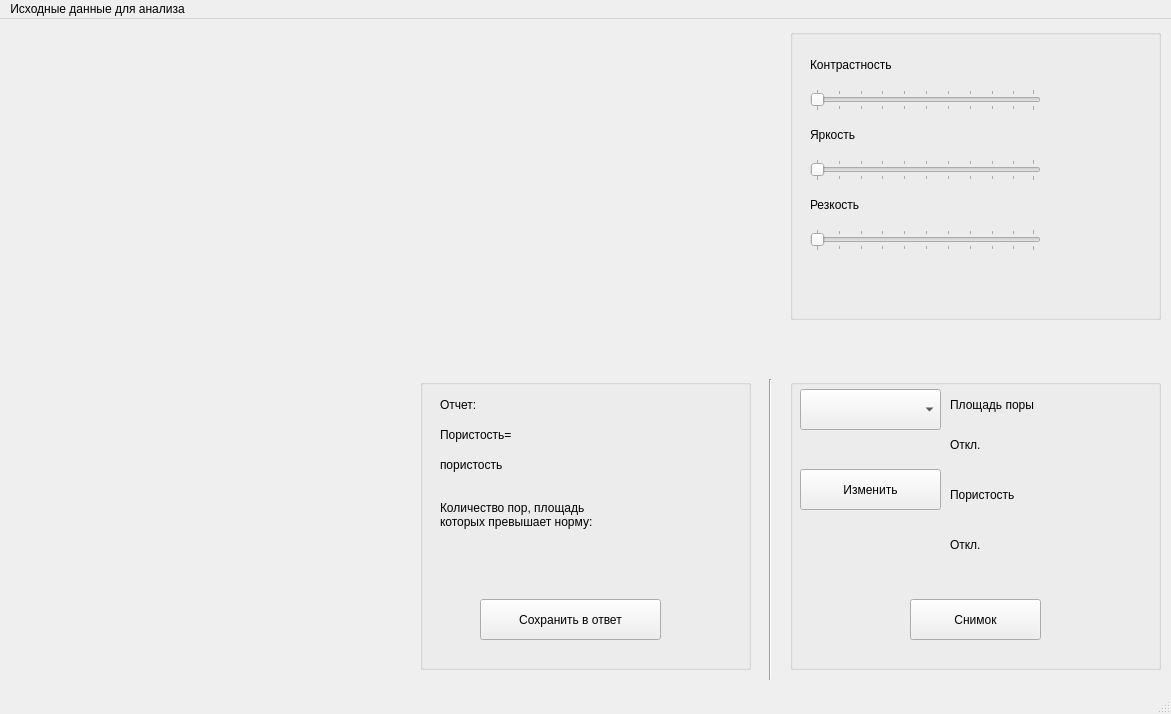
<?xml version="1.0" encoding="UTF-8"?>
<ui version="4.0">
 <class>MainWindow</class>
 <widget class="QMainWindow" name="MainWindow">
  <property name="geometry">
   <rect>
    <x>0</x>
    <y>0</y>
    <width>1171</width>
    <height>714</height>
   </rect>
  </property>
  <property name="windowTitle">
   <string>Quality porous material</string>
  </property>
  <widget class="QWidget" name="centralwidget">
   <widget class="Line" name="line">
    <property name="geometry">
     <rect>
      <x>760</x>
      <y>360</y>
      <width>20</width>
      <height>301</height>
     </rect>
    </property>
    <property name="orientation">
     <enum>Qt::Vertical</enum>
    </property>
   </widget>
   <widget class="QLabel" name="porous_frame">
    <property name="geometry">
     <rect>
      <x>40</x>
      <y>360</y>
      <width>341</width>
      <height>291</height>
     </rect>
    </property>
    <property name="frameShape">
     <enum>QFrame::NoFrame</enum>
    </property>
    <property name="text">
     <string/>
    </property>
   </widget>
   <widget class="QGroupBox" name="groupBox">
    <property name="geometry">
     <rect>
      <x>420</x>
      <y>360</y>
      <width>331</width>
      <height>291</height>
     </rect>
    </property>
    <property name="title">
     <string/>
    </property>
    <widget class="QLabel" name="label_pore_number">
     <property name="geometry">
      <rect>
       <x>170</x>
       <y>120</y>
       <width>121</width>
       <height>41</height>
      </rect>
     </property>
     <property name="palette">
      <palette>
       <active>
        <colorrole role="Text">
         <brush brushstyle="SolidPattern">
          <color alpha="255">
           <red>39</red>
           <green>198</green>
           <blue>39</blue>
          </color>
         </brush>
        </colorrole>
       </active>
       <inactive>
        <colorrole role="Text">
         <brush brushstyle="SolidPattern">
          <color alpha="255">
           <red>39</red>
           <green>198</green>
           <blue>39</blue>
          </color>
         </brush>
        </colorrole>
       </inactive>
       <disabled>
        <colorrole role="Text">
         <brush brushstyle="SolidPattern">
          <color alpha="255">
           <red>120</red>
           <green>120</green>
           <blue>120</blue>
          </color>
         </brush>
        </colorrole>
       </disabled>
      </palette>
     </property>
     <property name="font">
      <font>
       <pointsize>10</pointsize>
       <weight>50</weight>
       <bold>false</bold>
      </font>
     </property>
     <property name="text">
      <string/>
     </property>
    </widget>
    <widget class="QPushButton" name="btnSaveToReport">
     <property name="geometry">
      <rect>
       <x>60</x>
       <y>220</y>
       <width>181</width>
       <height>41</height>
      </rect>
     </property>
     <property name="text">
      <string>Сохранить в ответ</string>
     </property>
    </widget>
    <widget class="QLabel" name="label_13">
     <property name="geometry">
      <rect>
       <x>20</x>
       <y>10</y>
       <width>91</width>
       <height>31</height>
      </rect>
     </property>
     <property name="text">
      <string>Отчет:</string>
     </property>
    </widget>
    <widget class="QLabel" name="label_14">
     <property name="geometry">
      <rect>
       <x>20</x>
       <y>40</y>
       <width>131</width>
       <height>31</height>
      </rect>
     </property>
     <property name="text">
      <string>Пористость=</string>
     </property>
    </widget>
    <widget class="QLabel" name="label_15">
     <property name="geometry">
      <rect>
       <x>20</x>
       <y>70</y>
       <width>131</width>
       <height>31</height>
      </rect>
     </property>
     <property name="text">
      <string>пористость</string>
     </property>
    </widget>
    <widget class="QLabel" name="label_10">
     <property name="geometry">
      <rect>
       <x>20</x>
       <y>100</y>
       <width>161</width>
       <height>71</height>
      </rect>
     </property>
     <property name="text">
      <string>Количество пор, площадь которых превышает норму:</string>
     </property>
     <property name="scaledContents">
      <bool>false</bool>
     </property>
     <property name="wordWrap">
      <bool>true</bool>
     </property>
    </widget>
    <widget class="QLabel" name="label_porous_report">
     <property name="geometry">
      <rect>
       <x>80</x>
       <y>30</y>
       <width>141</width>
       <height>21</height>
      </rect>
     </property>
     <property name="font">
      <font>
       <pointsize>10</pointsize>
      </font>
     </property>
     <property name="text">
      <string/>
     </property>
    </widget>
    <widget class="QLabel" name="label_porous_norm">
     <property name="geometry">
      <rect>
       <x>90</x>
       <y>39</y>
       <width>131</width>
       <height>31</height>
      </rect>
     </property>
     <property name="font">
      <font>
       <pointsize>10</pointsize>
      </font>
     </property>
     <property name="text">
      <string/>
     </property>
    </widget>
   </widget>
   <widget class="QGroupBox" name="groupBox_2">
    <property name="geometry">
     <rect>
      <x>790</x>
      <y>360</y>
      <width>371</width>
      <height>291</height>
     </rect>
    </property>
    <property name="title">
     <string/>
    </property>
    <widget class="QLabel" name="label_pore_area">
     <property name="geometry">
      <rect>
       <x>270</x>
       <y>10</y>
       <width>81</width>
       <height>31</height>
      </rect>
     </property>
     <property name="font">
      <font>
       <pointsize>10</pointsize>
      </font>
     </property>
     <property name="text">
      <string/>
     </property>
    </widget>
    <widget class="QLabel" name="label_porous">
     <property name="geometry">
      <rect>
       <x>280</x>
       <y>150</y>
       <width>91</width>
       <height>31</height>
      </rect>
     </property>
     <property name="font">
      <font>
       <pointsize>10</pointsize>
      </font>
     </property>
     <property name="text">
      <string/>
     </property>
    </widget>
    <widget class="QLabel" name="label_pore_area_std">
     <property name="geometry">
      <rect>
       <x>270</x>
       <y>50</y>
       <width>81</width>
       <height>31</height>
      </rect>
     </property>
     <property name="font">
      <font>
       <pointsize>10</pointsize>
      </font>
     </property>
     <property name="text">
      <string/>
     </property>
    </widget>
    <widget class="QPushButton" name="btnChange">
     <property name="geometry">
      <rect>
       <x>10</x>
       <y>90</y>
       <width>141</width>
       <height>41</height>
      </rect>
     </property>
     <property name="text">
      <string>Изменить</string>
     </property>
    </widget>
    <widget class="QLabel" name="label_5">
     <property name="geometry">
      <rect>
       <x>160</x>
       <y>10</y>
       <width>111</width>
       <height>31</height>
      </rect>
     </property>
     <property name="text">
      <string>Площадь поры</string>
     </property>
    </widget>
    <widget class="QLabel" name="label_11">
     <property name="geometry">
      <rect>
       <x>160</x>
       <y>50</y>
       <width>71</width>
       <height>31</height>
      </rect>
     </property>
     <property name="text">
      <string>Откл.</string>
     </property>
    </widget>
    <widget class="QPushButton" name="btnShot">
     <property name="geometry">
      <rect>
       <x>120</x>
       <y>220</y>
       <width>131</width>
       <height>41</height>
      </rect>
     </property>
     <property name="text">
      <string>Снимок</string>
     </property>
    </widget>
    <widget class="QLabel" name="label_9">
     <property name="geometry">
      <rect>
       <x>160</x>
       <y>100</y>
       <width>101</width>
       <height>31</height>
      </rect>
     </property>
     <property name="text">
      <string>Пористость</string>
     </property>
    </widget>
    <widget class="QLabel" name="label_12">
     <property name="geometry">
      <rect>
       <x>160</x>
       <y>150</y>
       <width>91</width>
       <height>31</height>
      </rect>
     </property>
     <property name="text">
      <string>Откл.</string>
     </property>
    </widget>
    <widget class="QComboBox" name="cmbxMaterialName">
     <property name="geometry">
      <rect>
       <x>10</x>
       <y>10</y>
       <width>141</width>
       <height>41</height>
      </rect>
     </property>
     <property name="font">
      <font>
       <pointsize>10</pointsize>
      </font>
     </property>
     <property name="currentText">
      <string/>
     </property>
    </widget>
    <widget class="QLabel" name="label_porous_std">
     <property name="geometry">
      <rect>
       <x>210</x>
       <y>130</y>
       <width>55</width>
       <height>16</height>
      </rect>
     </property>
     <property name="font">
      <font>
       <pointsize>10</pointsize>
      </font>
     </property>
     <property name="text">
      <string/>
     </property>
    </widget>
    <widget class="QLabel" name="label_pore_area_std_2">
     <property name="geometry">
      <rect>
       <x>230</x>
       <y>40</y>
       <width>55</width>
       <height>16</height>
      </rect>
     </property>
     <property name="font">
      <font>
       <pointsize>10</pointsize>
      </font>
     </property>
     <property name="text">
      <string/>
     </property>
    </widget>
    <widget class="QLabel" name="label_porous_2">
     <property name="geometry">
      <rect>
       <x>260</x>
       <y>100</y>
       <width>111</width>
       <height>31</height>
      </rect>
     </property>
     <property name="font">
      <font>
       <pointsize>10</pointsize>
      </font>
     </property>
     <property name="text">
      <string/>
     </property>
    </widget>
    <widget class="QLabel" name="label_pore_area_2">
     <property name="geometry">
      <rect>
       <x>230</x>
       <y>10</y>
       <width>55</width>
       <height>16</height>
      </rect>
     </property>
     <property name="font">
      <font>
       <pointsize>10</pointsize>
      </font>
     </property>
     <property name="text">
      <string/>
     </property>
    </widget>
   </widget>
   <widget class="QGroupBox" name="slidergroupBox">
    <property name="geometry">
     <rect>
      <x>790</x>
      <y>10</y>
      <width>371</width>
      <height>291</height>
     </rect>
    </property>
    <property name="autoFillBackground">
     <bool>false</bool>
    </property>
    <property name="title">
     <string/>
    </property>
    <widget class="QLabel" name="label_4">
     <property name="geometry">
      <rect>
       <x>20</x>
       <y>20</y>
       <width>111</width>
       <height>31</height>
      </rect>
     </property>
     <property name="text">
      <string>Контрастность</string>
     </property>
    </widget>
    <widget class="QSlider" name="contrast_slider">
     <property name="geometry">
      <rect>
       <x>20</x>
       <y>60</y>
       <width>231</width>
       <height>22</height>
      </rect>
     </property>
     <property name="orientation">
      <enum>Qt::Horizontal</enum>
     </property>
     <property name="tickPosition">
      <enum>QSlider::TicksBothSides</enum>
     </property>
    </widget>
    <widget class="QLabel" name="label_8">
     <property name="geometry">
      <rect>
       <x>20</x>
       <y>90</y>
       <width>121</width>
       <height>31</height>
      </rect>
     </property>
     <property name="text">
      <string>Яркость</string>
     </property>
    </widget>
    <widget class="QSlider" name="brightness_slider">
     <property name="geometry">
      <rect>
       <x>20</x>
       <y>130</y>
       <width>231</width>
       <height>22</height>
      </rect>
     </property>
     <property name="orientation">
      <enum>Qt::Horizontal</enum>
     </property>
     <property name="tickPosition">
      <enum>QSlider::TicksBothSides</enum>
     </property>
    </widget>
    <widget class="QLabel" name="label_6">
     <property name="geometry">
      <rect>
       <x>20</x>
       <y>160</y>
       <width>121</width>
       <height>31</height>
      </rect>
     </property>
     <property name="text">
      <string>Резкость</string>
     </property>
    </widget>
    <widget class="QSlider" name="sharpness_slider">
     <property name="geometry">
      <rect>
       <x>20</x>
       <y>200</y>
       <width>231</width>
       <height>22</height>
      </rect>
     </property>
     <property name="orientation">
      <enum>Qt::Horizontal</enum>
     </property>
     <property name="tickPosition">
      <enum>QSlider::TicksBothSides</enum>
     </property>
    </widget>
   </widget>
   <widget class="QLabel" name="current_frame">
    <property name="geometry">
     <rect>
      <x>40</x>
      <y>20</y>
      <width>341</width>
      <height>311</height>
     </rect>
    </property>
    <property name="frameShape">
     <enum>QFrame::NoFrame</enum>
    </property>
    <property name="text">
     <string/>
    </property>
   </widget>
   <widget class="QLabel" name="transformed_frame">
    <property name="geometry">
     <rect>
      <x>420</x>
      <y>20</y>
      <width>331</width>
      <height>311</height>
     </rect>
    </property>
    <property name="autoFillBackground">
     <bool>false</bool>
    </property>
    <property name="frameShape">
     <enum>QFrame::NoFrame</enum>
    </property>
    <property name="text">
     <string/>
    </property>
    <property name="scaledContents">
     <bool>false</bool>
    </property>
    <property name="openExternalLinks">
     <bool>false</bool>
    </property>
   </widget>
  </widget>
  <widget class="QMenuBar" name="menubar">
   <property name="geometry">
    <rect>
     <x>0</x>
     <y>0</y>
     <width>1171</width>
     <height>18</height>
    </rect>
   </property>
   <widget class="QMenu" name="menu">
    <property name="title">
     <string>Исходные данные для анализа</string>
    </property>
    <addaction name="actionOpen"/>
    <addaction name="actionWebcam"/>
   </widget>
   <addaction name="menu"/>
  </widget>
  <widget class="QStatusBar" name="statusbar"/>
  <action name="actionOpen">
   <property name="text">
    <string>Open</string>
   </property>
  </action>
  <action name="actionWebcam">
   <property name="text">
    <string>Webcam</string>
   </property>
  </action>
 </widget>
 <resources/>
 <connections/>
</ui>
